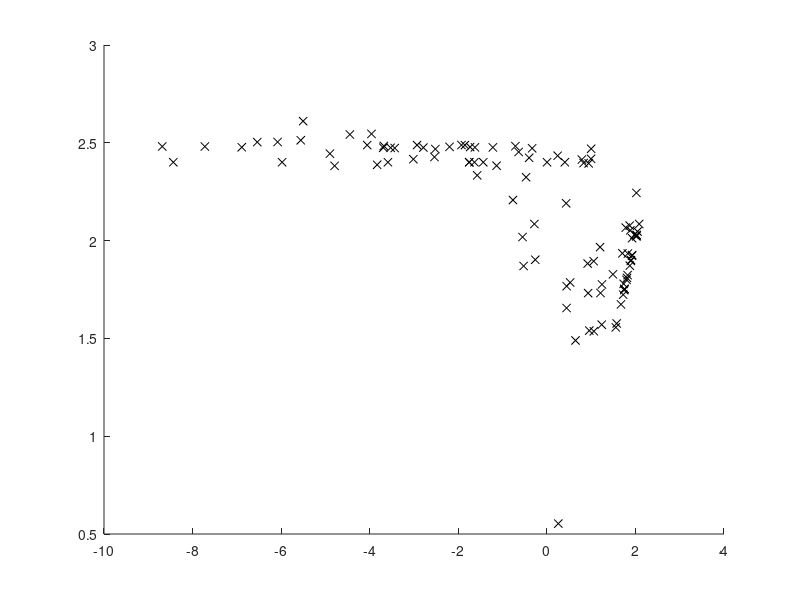

MATLAB code to generate this figure: (Note: this script raises an error after producing the figure.)
inits=[-1.6351    0.4358    0.4471    2.0213   -0.3326  -8.4350   0.7902...
    -2.9312    0.4455   -3.4352    0.4070   -1.9292    1.2112   -4.4485...
    1.7470     1.8235    0.8298    1.7342   -2.7885    0.0038   -1.7525...
    -1.5729    1.2022    2.0219   -4.0568   -5.5038   -2.5386   -5.9785...
    -2.5184    0.5268    1.2389    2.0289   -1.2197...
   -7.7231    1.8837   -3.5886   -3.5278   -0.5493   -3.6933   -6.5396...
   -0.2617    2.0261   -3.9599    1.9235...
    1.9225    1.6740   -4.8985   -3.6813    1.7057    0.9318   -3.0143...
   -1.4359    2.0464    0.6469   -6.8890...
   -1.8509    1.9260    1.7813   -0.4004    0.9999   -0.7658   -8.6849...
   -4.7931    1.2442    1.9004    1.7236...
    1.4921   -2.1976   -0.7099   -5.5567    1.8704    1.8960    2.0850...
   -1.1351    0.9443    0.9980   -1.7552...
    0.2438    1.8283   -1.7329   -0.4695    1.8720    1.9783...
    -6.0798   -0.5245    1.5563   -3.8326    1.5763    0.2588    1.7532...
    -0.2821    1.7519    1.7991   -0.6362...
    1.0614    0.9211    0.9583   -1.6238    1.8094    1.0573];

finals=[2.4006    2.1907    1.7668    2.0213    2.4719  2.4006    2.4143...
    2.4884    1.6553    2.4732    2.4006    2.4884    1.7320    2.5425...
    1.7470    1.8235    2.3965    1.7789    2.4757    2.4006    2.4006...
    2.3336    1.9667    2.2440    2.4883    2.6107    2.4272    2.4006...
    2.4680    1.7859    1.5703    2.0289    2.4764...
    2.4810    2.0524    2.4006    2.4748    2.0182    2.4750...    
    2.5036    1.9023    2.0261    2.5457    2.0124...
    1.9225    1.6740    2.4444    2.4839    1.9349    1.7315...    
    2.4161    2.4006    2.0464    1.4895    2.4772...
    2.4882    1.9260    2.0662    2.4233    2.4694    2.2073...  
    2.4812    2.3822    1.7759    1.9004    1.7236...
    1.8276    2.4795    2.4829    2.5130    2.0766    1.8960...  
    2.0850    2.3830    2.3947    2.4182    2.4006...
    2.4340    1.9337    2.4783    2.3241    1.8720    2.0305...
    2.5042    1.8701    1.5563    2.3876    1.5763    0.5532    1.7532...
    2.0848    1.7519    1.7991    2.4531...
    1.5364    1.8827    1.5400    2.4768    1.8094    1.8947];

[sortInits, I]=sort(inits);
sortFinals=finals(I);

ymax=max(finals)+.5;
ymin=min(finals)-.5;

guidey=linspace(ymin,ymax);
guidex=guidey;


figure
hold on
p=plot(inits,finals,'kx');
p.LineWidth=2;
p.MarkerSize=12;
xlim(floor([min(inits) max(inits)]/.5)*.5);
ylim(floor([min(finals) max(finals)]/.5)*.5);
xlabel('Initial Stability');
ylabel('Optimized Final Stability');
guideline=plot(guidex,guidey,'k--');
legend('Trial Result','Line of No Change','Location','southwest')


figure
p=bar([sortInits; sortFinals]');
legend('Initial Stability','Final Stability','Location','southeast');
xlabel('Trial No.');
ylabel('Stability');

